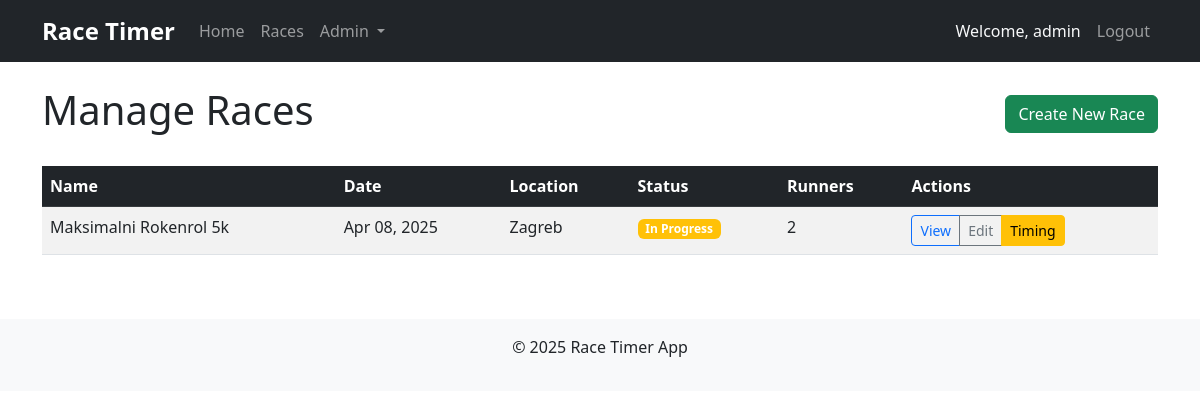
The page /admin/races (signed in) on the database its author committed.
### models.py (models this page shows, shortened)
class User(db.Model, UserMixin):
    id = db.Column(db.Integer, primary_key=True)
    username = db.Column(db.String(80), unique=True, nullable=False)
    email = db.Column(db.String(120), unique=True, nullable=False)
    password_hash = db.Column(db.String(128))
    is_admin = db.Column(db.Boolean, default=False)
    created_at = db.Column(db.DateTime, default=datetime.utcnow)
    race_entries = db.relationship('RaceEntry', backref='runner', lazy=True)

class Race(db.Model):
    id = db.Column(db.Integer, primary_key=True)
    name = db.Column(db.String(100), nullable=False)
    description = db.Column(db.Text)
    location = db.Column(db.String(200))
    date = db.Column(db.Date, nullable=False)
    start_time = db.Column(db.Time)
    distance = db.Column(db.Float)  # in kilometers
    max_participants = db.Column(db.Integer)
    is_active = db.Column(db.Boolean, default=True)
    is_started = db.Column(db.Boolean, default=False)
    start_timestamp = db.Column(db.DateTime)
    created_at = db.Column(db.DateTime, default=datetime.utcnow)
    entries = db.relationship('RaceEntry', backref='race', lazy=True)

### app.py (the view)
@app.route('/admin/races')
@login_required
def admin_races():
    if not current_user.is_admin:
        flash('Access denied: Admin privileges required.')
        return redirect(url_for('index'))
    races = Race.query.order_by(Race.date.desc()).all()
    return render_template('admin/races.html', races=races)

### app.py (called while the page is built)
@login_manager.user_loader
def load_user(user_id):
    return User.query.get(int(user_id))

### templates/admin/races.html (shortened to what this page needs)
{% extends "base.html" %}
{% block content %}
<div class="d-flex justify-content-between align-items-center mb-4">
    <h1>Manage Races</h1>
    <a href="{{ url_for('create_race') }}" class="btn btn-success">Create New Race</a>
</div>
{% if races %}
<div class="table-responsive">
    <table class="table table-striped table-hover">
        <thead class="table-dark">
            <tr>
                <th>Name</th>
                <th>Date</th>
                <th>Location</th>
                <th>Status</th>
                <th>Runners</th>
                <th>Actions</th>
            </tr>
        </thead>
        <tbody>
            {% for race in races %}
            <tr>
                <td>{{ race.name }}</td>
                <td>{{ race.date.strftime('%b %d, %Y') }}</td>
                <td>{{ race.location }}</td>
                <td>
                    {% if race.is_started %}
                    <span class="badge bg-warning">In Progress</span>
                    {% elif race.date < current_user.created_at.date() %}
                    <span class="badge bg-secondary">Completed</span>
                    {% elif race.is_active %}
                    <span class="badge bg-success">Active</span>
                    {% else %}
                    <span class="badge bg-danger">Inactive</span>
                    {% endif %}
                </td>
                <td>{{ race.entries|length }}</td>
                <td>
                    <div class="btn-group">
                        <a href="{{ url_for('race_details', race_id=race.id) }}" class="btn btn-sm btn-outline-primary">View</a>
                        <a href="{{ url_for('edit_race', race_id=race.id) }}" class="btn btn-sm btn-outline-secondary">Edit</a>
                        {% if race.is_started %}
                        <a href="{{ url_for('race_timing', race_id=race.id) }}" class="btn btn-sm btn-warning">Timing</a>
                        {% elif race.date >= current_user.created_at.date() and race.is_active %}
                        <a href="{{ url_for('race_entries', race_id=race.id) }}" class="btn btn-sm btn-info">Entries</a>
                        {% elif race.date < current_user.created_at.date() %}
                        <a href="{{ url_for('race_results', race_id=race.id) }}" class="btn btn-sm btn-success">Results</a>
                        {% endif %}
                    </div>
                </td>
            </tr>
            {% endfor %}
        </tbody>
    </table>
</div>
{% else %}
<div class="alert alert-info">
    No races found. <a href="{{ url_for('create_race') }}">Create your first race</a>.
</div>
{% endif %}
{% endblock %}

### templates/base.html (shortened to what this page needs)
<!DOCTYPE html>
<html lang="en">
<head>
    <link href="https://cdn.jsdelivr.net/npm/bootstrap@5.3.0-alpha1/dist/css/bootstrap.min.css" rel="stylesheet">
    <link href="{{ url_for('static', filename='css/style.css') }}" rel="stylesheet">
</head>
<body>
    <nav class="navbar navbar-expand-lg navbar-dark bg-dark">
        <div class="container">
            <a class="navbar-brand" href="{{ url_for('index') }}">Race Timer</a>
            <div class="collapse navbar-collapse" id="navbarNav">
                <ul class="navbar-nav me-auto">
                    <li class="nav-item">
                        <a class="nav-link" href="{{ url_for('index') }}">Home</a>
                    </li>
                    <li class="nav-item">
                        <a class="nav-link" href="{{ url_for('races') }}">Races</a>
                    </li>
                    {% if current_user.is_authenticated and current_user.is_admin %}
                    <li class="nav-item dropdown">
                        <a class="nav-link dropdown-toggle" href="#" id="adminDropdown" role="button" data-bs-toggle="dropdown">
                            Admin
                        </a>
                    </li>
                    {% endif %}
                </ul>
                <ul class="navbar-nav">
                    {% if current_user.is_authenticated %}
                    <li class="nav-item">
                        <span class="nav-link text-light">Welcome, {{ current_user.username }}</span>
                    </li>
                    <li class="nav-item">
                        <a class="nav-link" href="{{ url_for('logout') }}">Logout</a>
                    </li>
                    {% endif %}
                </ul>
            </div>
        </div>
    </nav>
    <main class="container mt-4">
        {% block content %}{% endblock %}
    </main>
    <footer class="mt-5 py-3 bg-light">
        <div class="container text-center">
            <p>&copy; 2025 Race Timer App</p>
        </div>
    </footer>
</body>
</html>

### static/css/style.css (style rules this page uses)
body { padding-bottom: 60px; }
.navbar-brand { font-weight: bold; font-size: 1.5rem; }
footer { background-color: #f8f9fa; padding: 20px 0; margin-top: 40px; }

### rows shown on the page
User: username "admin"
Race: name "Maksimalni Rokenrol 5k", date "Apr 08, 2025", location "Zagreb", is_started "In Progress", entries|length "2"
